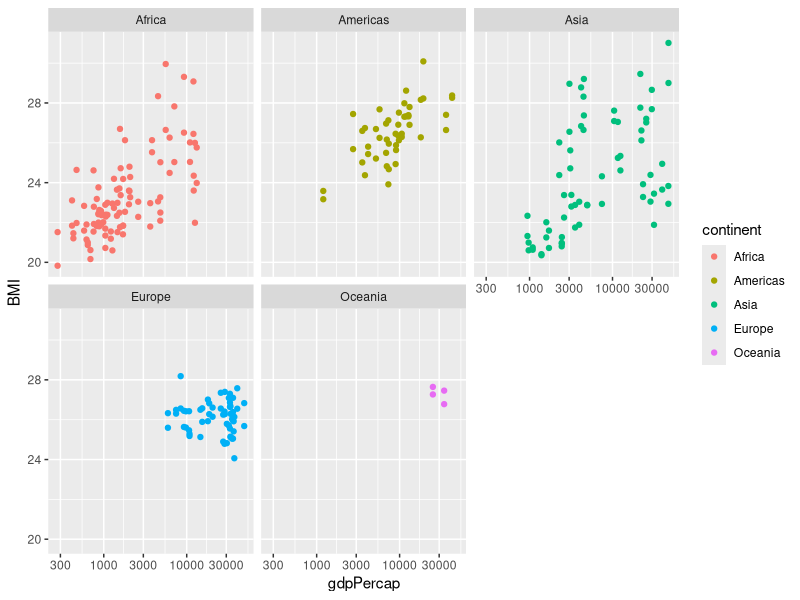
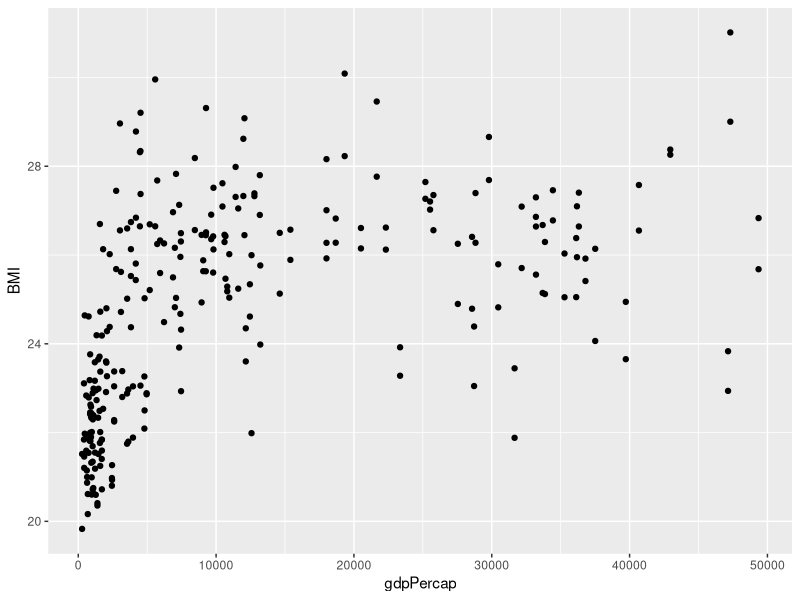
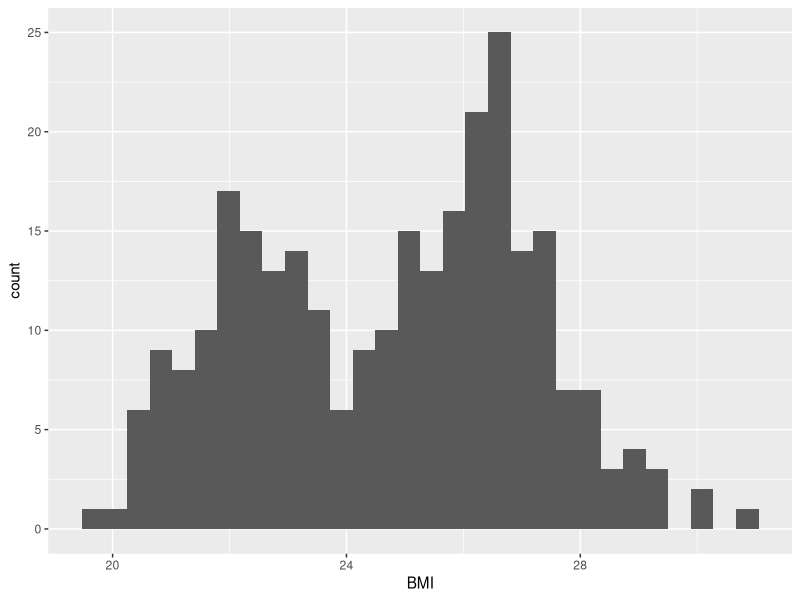
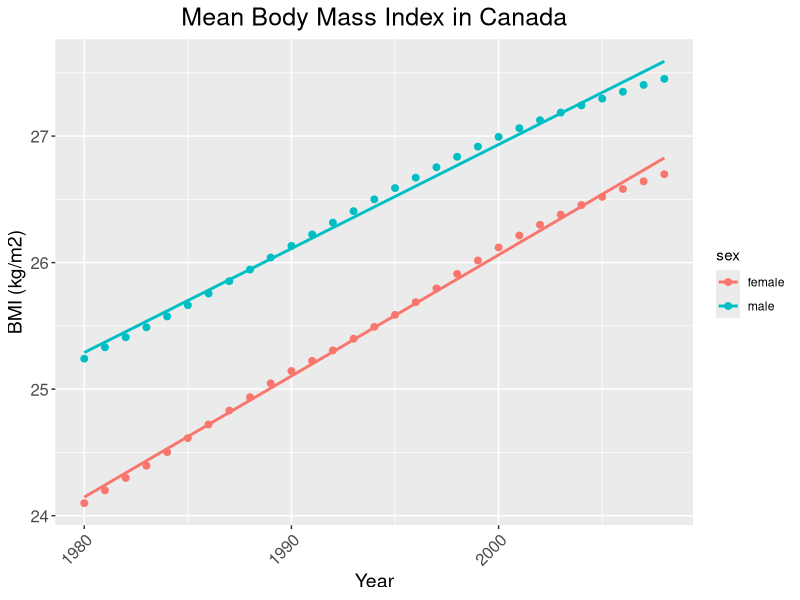

Reproduce these figures in R, in order.
suppressPackageStartupMessages(library(tidyverse))

#load BMI data
BMI_data <- read_tsv("datatables/BMI_data.tsv")

#plot a table of BMI over time for Canada, with males vs female trendlines
BMI_plot <- BMI_data %>% 
	filter(country == "Canada") %>% 
	ggplot(aes(x = year, y = BMI, colour = sex)) +
	geom_point(size = 2) + 
	geom_smooth((aes(group = sex)), method = "lm", se = FALSE) + # specifying group is neccessary b/c x-axis is a factor
	ggtitle("Mean Body Mass Index in Canada") +
	labs(y = "BMI (kg/m2)", x = "Year") +
	theme(axis.text.x=element_text(angle=45,hjust=1)) +
	theme(axis.title = element_text(size=14),
				plot.title = element_text(hjust = 0.5, size=18),
				axis.text.x = element_text(size=12),
				axis.text.y = element_text(size=12))

ggsave(filename = "plots/BMI_plot_canada.jpeg", plot = BMI_plot, device = "jpeg", width = 8, height = 4)


# load BMI gapminder 2007 data
BMI_gapminder_2007 <- read_tsv("datatables/BMI_gapminder_2007.tsv")

BMI_gapminder_2007 %>% 
	ggplot(aes(x = gdpPercap, y = BMI, colour = continent)) +
	geom_point() +
	scale_x_log10() +
	facet_wrap(~ continent)


BMI_gapminder_2007 %>% 
	ggplot(aes(x = gdpPercap, y = BMI)) +
	geom_point() +
	geom_smooth(method = "log", se = FALSE)

BMI_gapminder_2007 %>% 
	ggplot(aes(BMI)) +
	geom_histogram()

